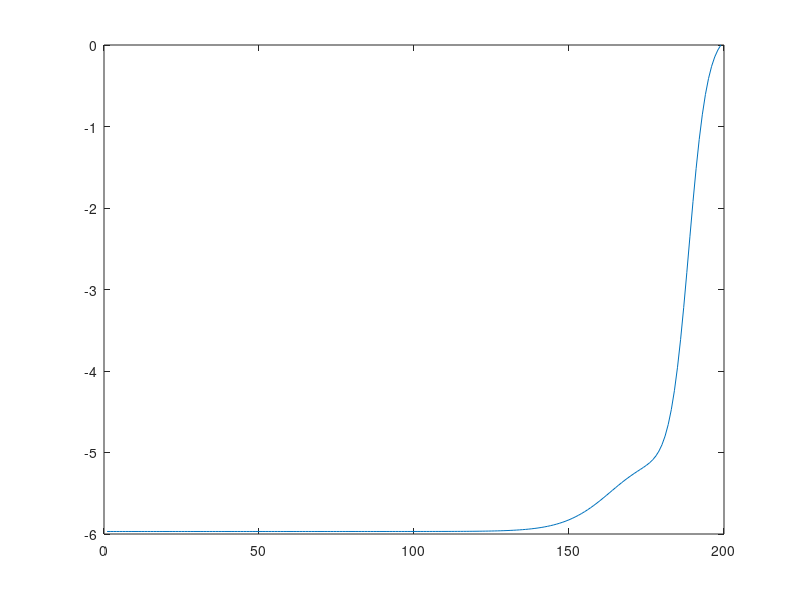

Write MATLAB code to recreate this figure.
A=[0.9974 0.0539; -0.1078 1.1591];
B=[0.0013; 0.0539];
H=0;
Q=[0.25 0.00;0.00 0.05];
R=0.05;
N=200;
P=zeros(2,2);
Pc = P ;
X=[];
X(:,1)=[2;1];
F=[];
U=[];
 
for k = 1:N-1
 
F(N-k,:) = -inv(R+transpose(B)*Pc(:,end-1:end)*B).*(transpose(B)*Pc(:,end-1:end)*A);
 
P = transpose(A+B*F(N-k,:))*Pc(:,end-1:end)*(A+B*F(N-k,:)) + transpose(F(N-k,:))*R*F(N-k,:) + Q;
Pc = [Pc P] ;
 
end
 
for k = 1:N-1
 
U(k,1) = F(k,:)*X(:,k);
X(:,k+1) = A*X(:,k)+B*U(k,1);
 
end
 
U(N,1)=0;
 
plot(U)
plot(X(1,:))
plot(X(2,:))
plot(F(:,1))
plot(F(:,2))
 
